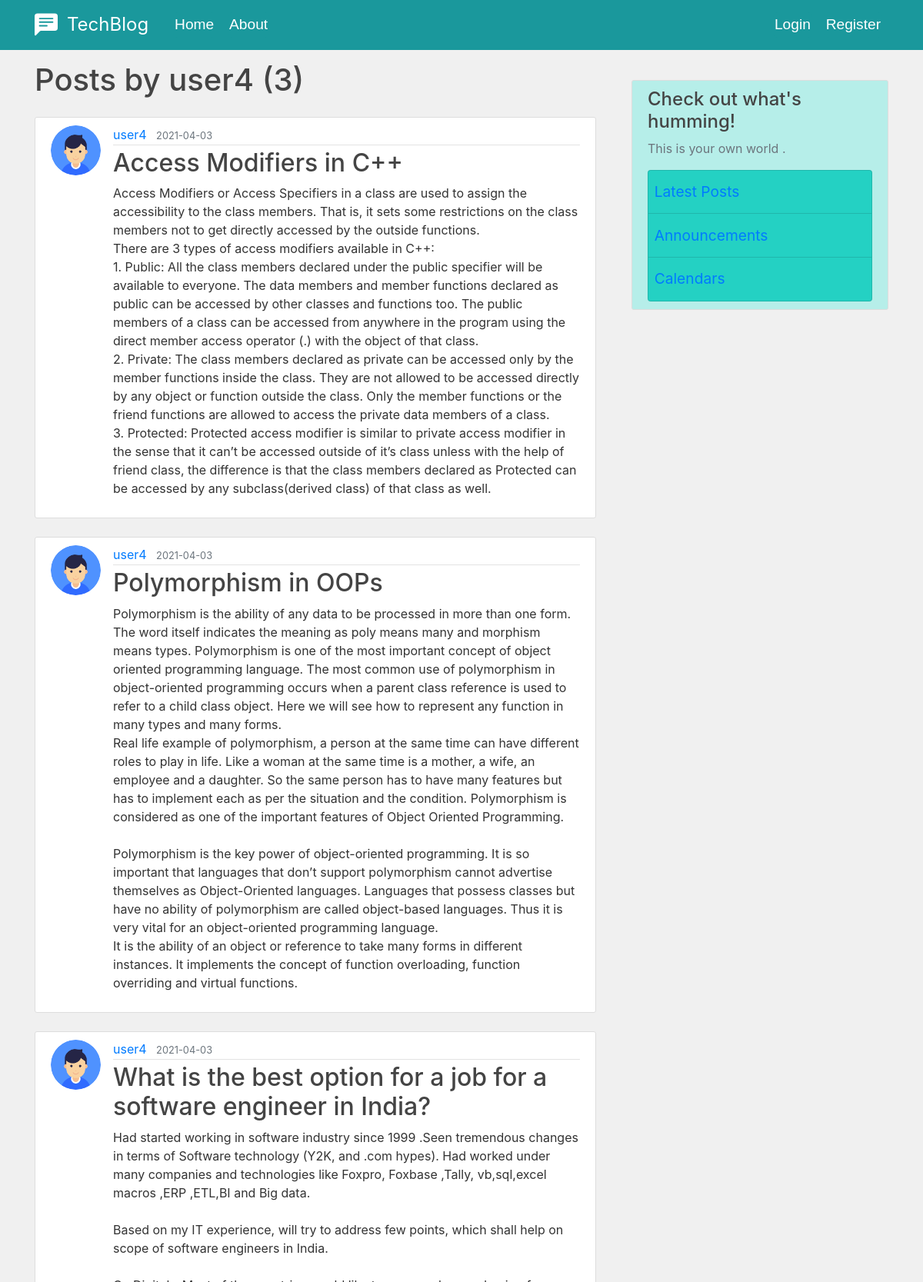
Page /user/user4 (upper part) on the earlier database version.
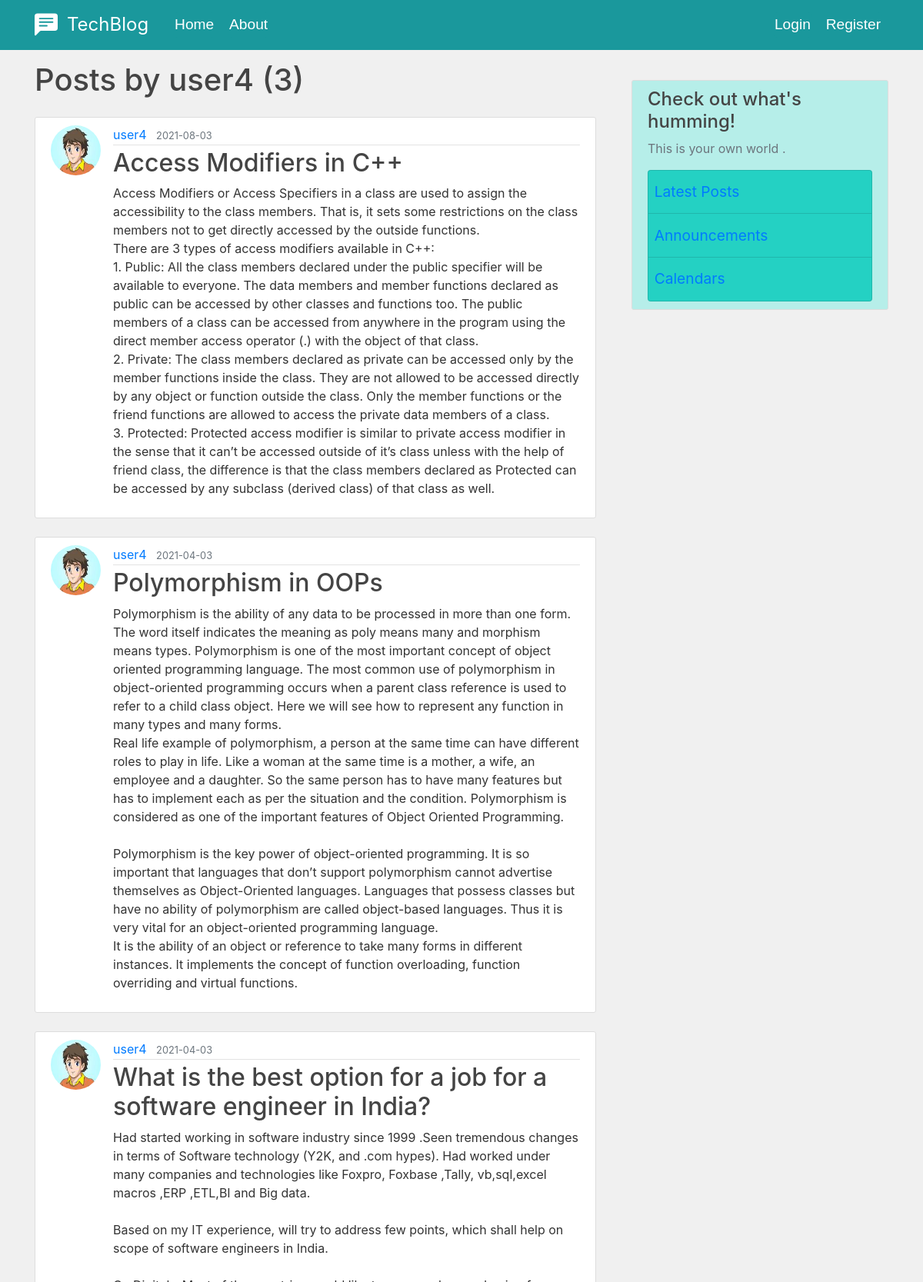
Same page on the later database version.
### techblog/models.py (models this page shows, shortened)
class Post(db.Model):
    id = db.Column(db.Integer, primary_key=True)
    title = db.Column(db.String(100), nullable=False)
    date_posted = db.Column(db.DateTime, nullable=False,
                            default=datetime.utcnow)
    content = db.Column(db.Text, nullable=False)
    user_id = db.Column(db.Integer, db.ForeignKey('user.id'), nullable=False)

class User(db.Model, UserMixin):
    id = db.Column(db.Integer, primary_key=True)
    username = db.Column(db.String(20), unique=True, nullable=False)
    email = db.Column(db.String(120), unique=True, nullable=False)
    image_file = db.Column(db.String(20), nullable=False,
                           default='default.png')
    password = db.Column(db.String(60), nullable=False)
    posts = db.relationship('Post', backref='author', lazy=True)
    ''' relationship defines relationship with class Post with posts variable which is a data member of a User Class
 Implies each User created has data member posts which is related with another class named Post and we can access all posts of that user via posts data member

backref adds another column in database here it is 'author'.We can access posts using author.lazy = True means this relationship is supposed to load in one go

To know more about lazy=True  visit:- https://medium.com/@ns2586/sqlalchemys-relationship-and-lazy-parameter-4a553257d9ef
'''

### techblog/users/routes.py (the view)
@users.route('/user/<string:username>', methods=['GET', 'POST'])
def user_posts(username):
    page = request.args.get('page', 1, type=int)
    user = User.query.filter_by(username=username).first_or_404()
    posts = Post.query.filter_by(author=user).order_by(
        Post.date_posted.desc()).paginate(page=page, per_page=4)
    return render_template('user_posts.html', posts=posts, user=user)

### techblog/templates/user_posts.html (shortened to what this page needs)
{% extends "layout.html" %} {% block content %}
<h1 class="mb-3">Posts by {{user.username}} ({{posts.total}})</h1>
{% for post in posts.items %}
<article
  class="media content-section mt-4 ml-0 mr-0"
  style="background-color: rgb(255, 255, 255)"
>
  <img
    src="{{ url_for('static', filename='profile_pics/'+post.author.image_file) }}"
    alt="profile-image"
    class="rounded-circle article-img"
  />
  <div class="media-body">
    <div class="article-metadata">
      <a
        class="mr-2"
        href=" {{url_for('users.user_posts', username = post.author.username)}} "
        >{{ post.author.username }}</a
      >
      <small class="text-muted">
        {{ post.date_posted.strftime('%Y-%m-%d') }}</small
      >
    </div>
    <h2>
      <a
        class="article-title"
        href="{{url_for('posts.post', post_id = post.id)}} "
        >{{ post.title }}</a
      >
    </h2>
    <p class="article-content">{{ post.content }}</p>
  </div>
</article>
{% endfor %}
 {% endblock content %}

Differences in the rows shown:
changed Post "Access Modifiers in C++": image_file: picture added in place of a placeholder; date_posted "2021-04-03" → "2021-08-03"; content "…be accessed by any subclass(derived class) of that class…" → "…be accessed by any subclass (derived class) of that class…"
changed through a linked row, Post "Polymorphism in OOPs": image_file: picture added in place of a placeholder
changed through a linked row, Post "What is the best option for a job for a software engineer in India?": image_file: picture added in place of a placeholder
